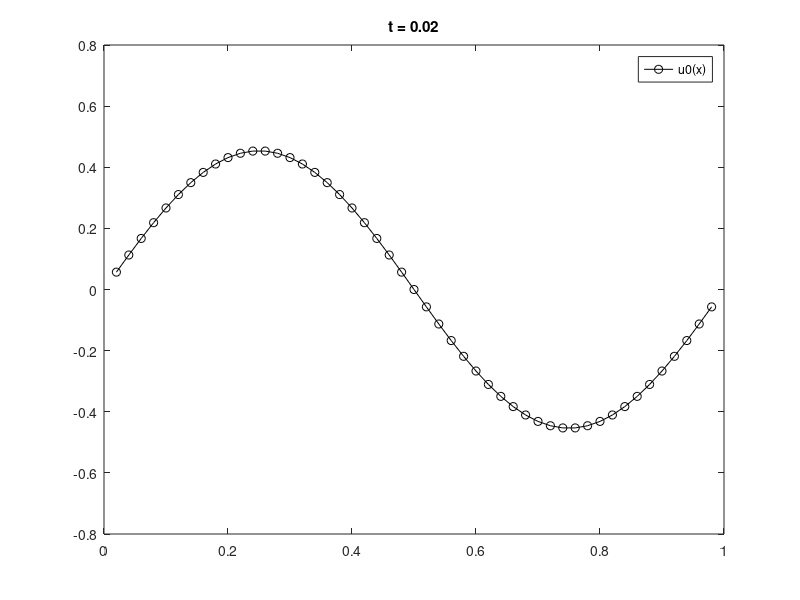

Recreate this plot in MATLAB.
% Demo01
% Approximately solve the heat eqn u_t = u_xx
% on 0 <= x < 1, with IC u0 = sin(2*pi*x)
% with periodic BCs, on 0 <= t <= Tf.

%% choose a spatial discretization
h = 1/50
x = h:h:(1-h); x = x'
N = length(x)

u0 = sin(2*pi*x)

%figure(1); clf;
%plot(x, u0, 'rx')
%hold on
%xlabel('x'); ylabel('u')

%% Build a matrix that approximates the second deriv operator
e = ones(size(x));
L = spdiags([e -2*e e], [-1 0 1], N, N);
%L(1,N) = 1;
%L(N,1) = 1;
%L(1,1) = 1
%L(N,N) = 1
%% to look at the matrix directly use
%full(L)


L = (1/h^2)*L;
full(L*h^2)

%% test`ing the 2nd derivative
% uxx_exact = -4*pi^2*sin(2*pi*x);
%uxx = L*u0;
% plot(x, uxx, 'b-o')
% plot(x, uxx_exact, 'gx')
% max(uxx - uxx_exact)

Tf = 0.02;
k = 0.25*h*h;
numsteps = ceil(Tf / k);
k = Tf / numsteps;

u = u0;
handle = plot(x, u0, 'k-o');
legend('u0(x)', 'u(x,t)')
for n=1:numsteps
  unew = u + k*(L*u);
  set(handle, 'ydata', unew)
  u = unew;
  title(['t = ' num2str(n*k)])
  drawnow
end
pause
